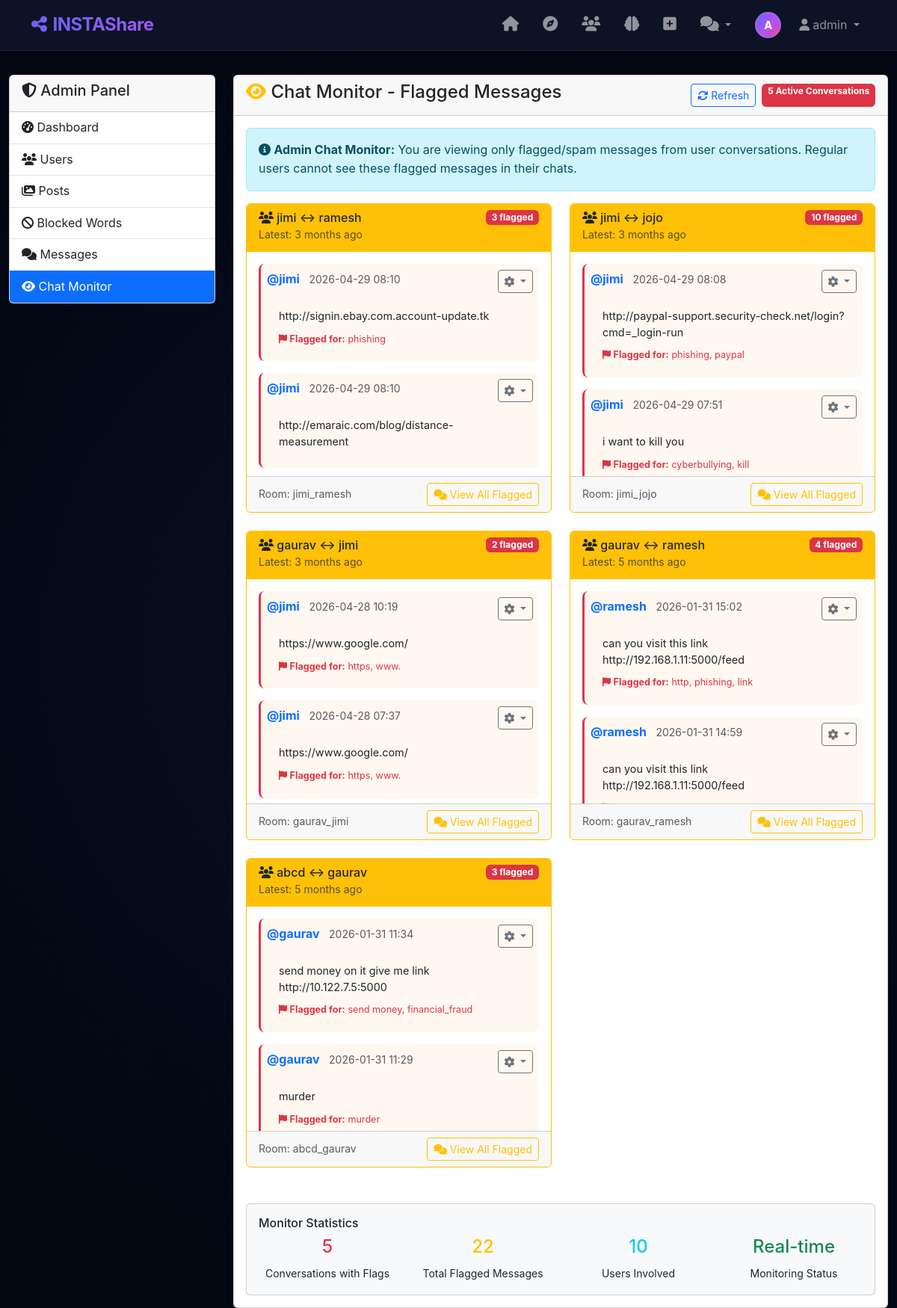
Page /admin/chat-monitor (signed in) on the committed database.
### app.py (models this page shows, shortened)
class User(UserMixin, db.Model):
    id = db.Column(db.Integer, primary_key=True)
    username = db.Column(db.String(20), nullable=False, unique=True)
    email = db.Column(db.String(120), unique=True, nullable=True)
    password = db.Column(db.String(80), nullable=False)
    bio = db.Column(db.Text, nullable=True)
    profile_pic = db.Column(db.String(200), default='default.jpg')
    is_private = db.Column(db.Boolean, default=False)
    is_admin = db.Column(db.Boolean, default=False)
    created_at = db.Column(db.DateTime, default=datetime.utcnow)
    last_seen = db.Column(db.DateTime, default=datetime.utcnow)
    posts = db.relationship('Post', backref='author', lazy='dynamic', cascade='all, delete-orphan')
    stories = db.relationship('Story', backref='author', lazy='dynamic', cascade='all, delete-orphan')
    comments = db.relationship('Comment', backref='author', lazy='dynamic', cascade='all, delete-orphan')
    messages = db.relationship('Message', backref='author', lazy='dynamic', cascade='all, delete-orphan', primaryjoin='User.id == Message.user_id')
    followed = db.relationship(
        'User', secondary=followers,
        primaryjoin=(followers.c.follower_id == id),
        secondaryjoin=(followers.c.followed_id == id),
        backref=db.backref('followers_users', lazy='dynamic'), lazy='dynamic')
    liked_posts = db.relationship(
        'Post', secondary=post_likes,
        backref=db.backref('liked_by', lazy='dynamic'), lazy='dynamic')

class Message(db.Model):
    id = db.Column(db.Integer, primary_key=True)
    content = db.Column(db.Text, nullable=False)
    timestamp = db.Column(db.DateTime, default=datetime.utcnow)
    user_id = db.Column(db.Integer, db.ForeignKey('user.id'), nullable=False)
    recipient_id = db.Column(db.Integer, db.ForeignKey('user.id'), nullable=True)  # Make nullable for group chats
    room = db.Column(db.String(100), nullable=False)
    is_flagged = db.Column(db.Boolean, default=False)
    flagged_keywords = db.Column(db.String(500))
    is_read = db.Column(db.Boolean, default=False)
    recipient = db.relationship('User', foreign_keys=[recipient_id], backref='received_messages')

### app.py (the view)
@app.route('/admin/chat-monitor')
@login_required
@admin_required
def admin_chat_monitor():
    flagged_messages = Message.query.filter_by(is_flagged=True).order_by(Message.timestamp.desc()).all()
    rooms_data = {}
    for message in flagged_messages:
        room = message.room
        if room not in rooms_data:
            rooms_data[room] = {
                'room_name': room,
                'participants': room.split('_'),
                'messages': [],
                'latest_message': None,
                'flagged_count': 0
            }
        rooms_data[room]['messages'].append(message)
        rooms_data[room]['flagged_count'] += 1
        if not rooms_data[room]['latest_message'] or message.timestamp > rooms_data[room]['latest_message'].timestamp:
            rooms_data[room]['latest_message'] = message
    rooms_list = list(rooms_data.values())
    rooms_list.sort(key=lambda x: x['latest_message'].timestamp if x['latest_message'] else datetime.min, reverse=True)
    return render_template('admin/chat_monitor.html', rooms=rooms_list)

### templates/admin/chat_monitor.html (shortened to what this page needs)
{% extends "base.html" %}
{% block content %}
<div class="container-fluid mt-4">
    <div class="row">
        <div class="col-md-3">
            <div class="card">
                <div class="card-header">
                    <h5><i class="fas fa-shield-alt"></i> Admin Panel</h5>
                </div>
                <div class="list-group list-group-flush">
                    <a href="{{ url_for('admin_dashboard') }}" class="list-group-item list-group-item-action">
                        <i class="fas fa-tachometer-alt"></i> Dashboard
                    </a>
                    <a href="{{ url_for('admin_users') }}" class="list-group-item list-group-item-action">
                        <i class="fas fa-users"></i> Users
                    </a>
                    <a href="{{ url_for('admin_posts') }}" class="list-group-item list-group-item-action">
                        <i class="fas fa-images"></i> Posts
                    </a>
                    <a href="{{ url_for('admin_blocked_words') }}" class="list-group-item list-group-item-action">
                        <i class="fas fa-ban"></i> Blocked Words
                    </a>
                    <a href="{{ url_for('admin_messages') }}" class="list-group-item list-group-item-action">
                        <i class="fas fa-comments"></i> Messages
                    </a>
                    <a href="{{ url_for('admin_chat_monitor') }}" class="list-group-item list-group-item-action active">
                        <i class="fas fa-eye"></i> Chat Monitor
                    </a>
                </div>
            </div>
        </div>
        <div class="col-md-9">
            <div class="card">
                <div class="card-header d-flex justify-content-between align-items-center">
                    <h4><i class="fas fa-eye text-warning"></i> Chat Monitor - Flagged Messages</h4>
                    <div class="d-flex gap-2">
                        <button class="btn btn-outline-primary btn-sm" onclick="refreshMonitor()">
                            <i class="fas fa-sync-alt"></i> Refresh
                        </button>
                        <span class="badge bg-danger">{{ rooms|length }} Active Conversations</span>
                    </div>
                </div>
                <div class="card-body">
                    {% if rooms %}
                        <div class="alert alert-info">
                            <i class="fas fa-info-circle"></i>
                            <strong>Admin Chat Monitor:</strong> You are viewing only flagged/spam messages from user conversations.
                            Regular users cannot see these flagged messages in their chats.
                        </div>
                        <div class="row">
                            {% for room in rooms %}
                            <div class="col-lg-6 mb-4">
                                <div class="card border-warning">
                                    <div class="card-header bg-warning text-dark">
                                        <div class="d-flex justify-content-between align-items-center">
                                            <h6 class="mb-0">
                                                <i class="fas fa-users"></i>
                                                {{ room.participants[0] }} ↔ {{ room.participants[1] }}
                                            </h6>
                                            <span class="badge bg-danger">{{ room.flagged_count }} flagged</span>
                                        </div>
                                        {% if room.latest_message %}
                                        <small class="text-muted">
                                            Latest: {{ moment(room.latest_message.timestamp).fromNow() }}
                                        </small>
                                        {% endif %}
                                    </div>
                                    <div class="card-body" style="max-height: 300px; overflow-y: auto;">
                                        {% for message in room.messages[:10] %}
                                        <div class="message-item mb-3 p-2 border-start border-danger border-3">
                                            <div class="d-flex justify-content-between align-items-start">
                                                <div class="flex-grow-1">
                                                    <strong class="text-primary">@{{ message.author.username }}</strong>
                                                    <small class="text-muted ms-2">
                                                        {{ message.timestamp.strftime('%Y-%m-%d %H:%M') }}
                                                    </small>
                                                </div>
                                                <div class="dropdown">
                                                    <button class="btn btn-sm btn-outline-secondary dropdown-toggle"
                                                            data-bs-toggle="dropdown">
                                                        <i class="fas fa-cog"></i>
                                                    </button>
                                                </div>
                                            </div>
                                            <div class="message-content mt-2">
                                                <p class="mb-1">{{ message.content }}</p>
                                                {% if message.flagged_keywords %}
                                                <div class="mt-2">
                                                    <small class="text-danger">
                                                        <i class="fas fa-flag"></i>
                                                        <strong>Flagged for:</strong> {{ message.flagged_keywords }}
                                                    </small>
                                                </div>
                                                {% endif %}
                                            </div>
                                        </div>
                                        {% endfor %}
                                    </div>
                                    <div class="card-footer">
                                        <div class="d-flex justify-content-between align-items-center">
                                            <small class="text-muted">
                                                Room: {{ room.room_name }}
                                            </small>
                                            <div>
                                                <button class="btn btn-sm btn-outline-warning"
                                                        onclick="viewFullConversation('{{ room.participants[0] }}', '{{ room.participants[1] }}')">
                                                    <i class="fas fa-comments"></i> View All Flagged
                                                </button>
                                            </div>
                                        </div>
                                    </div>
                                </div>
                            </div>
                            {% endfor %}
                        </div>
                        <div class="row mt-4">
                            <div class="col-12">
                                <div class="card bg-light">
                                    <div class="card-body">
                                        <h6>Monitor Statistics</h6>
                                        <div class="row">
                                            <div class="col-md-3">
                                                <div class="text-center">
                                                    <h4 class="text-danger">{{ rooms|length }}</h4>
                                                    <small>Conversations with Flags</small>
                                                </div>
                                            </div>
                                            <div class="col-md-3">
                                                <div class="text-center">
                                                    <h4 class="text-warning">{{ rooms|sum(attribute='flagged_count') }}</h4>
                                                    <small>Total Flagged Messages</small>
                                                </div>
                                            </div>
                                            <div class="col-md-3">
                                                <div class="text-center">
                                                    <h4 class="text-info">{{ rooms|length * 2 }}</h4>
                                                    <small>Users Involved</small>
                                                </div>
                                            </div>
                                            <div class="col-md-3">
                                                <div class="text-center">
                                                    <h4 class="text-success">Real-time</h4>
                                                    <small>Monitoring Status</small>
                                                </div>
                                            </div>
                                        </div>
                                    </div>
                                </div>
                            </div>
                        </div>
                    {% endif %}
                </div>
            </div>
        </div>
    </div>
</div>
{% endblock %}

### templates/base.html (shortened to what this page needs)
<!DOCTYPE html>
<html lang="en">
<head>
    <link href="https://cdn.jsdelivr.net/npm/bootstrap@5.3.0/dist/css/bootstrap.min.css" rel="stylesheet">
    <link rel="stylesheet" href="https://cdnjs.cloudflare.com/ajax/libs/font-awesome/6.4.0/css/all.min.css">
    <link rel="stylesheet" href="{{ url_for('static', filename='css/style.css') }}">
    <link href="https://unpkg.com/aos@2.3.1/dist/aos.css" rel="stylesheet">
</head>
<body>
    {% block navbar %}
    <nav class="navbar navbar-expand-lg navbar-dark navbar-glass fixed-top">
        <div class="container">
            <a class="navbar-brand fw-bold text-gradient" href="{{ url_for('home') }}">
                <i class="fas fa-share-nodes me-2"></i>INSTAShare
            </a>
            <div class="collapse navbar-collapse" id="navbarNav">
                <ul class="navbar-nav ms-auto align-items-center">
                    {% if current_user.is_authenticated %}
                    <li class="nav-item">
                        <a class="nav-link px-3" href="{{ url_for('feed') }}" title="Home">
                            <i class="fas fa-home fs-5"></i>
                        </a>
                    </li>
                    <li class="nav-item">
                        <a class="nav-link px-3" href="{{ url_for('explore') }}" title="Explore">
                            <i class="fas fa-compass fs-5"></i>
                        </a>
                    </li>
                    <li class="nav-item">
                        <a class="nav-link px-3" href="{{ url_for('people') }}" title="People">
                            <i class="fas fa-users fs-5"></i>
                        </a>
                    </li>
                    <li class="nav-item">
                        <a class="nav-link px-3" href="{{ url_for('xai_dashboard') }}" title="XAI Dashboard">
                            <i class="fas fa-brain fs-5"></i>
                        </a>
                    </li>
                    <li class="nav-item">
                        <a class="nav-link px-3" href="{{ url_for('upload_post') }}" title="Create Post">
                            <i class="fas fa-plus-square fs-5"></i>
                        </a>
                    </li>
                    <li class="nav-item dropdown">
                        <a class="nav-link px-3 dropdown-toggle" href="#" role="button" data-bs-toggle="dropdown">
                            <i class="fas fa-comments fs-5"></i>
                        </a>
                    </li>
                    <li class="nav-item">
                        <a class="nav-link px-3" href="{{ url_for('profile', username=current_user.username) }}">
                            <div class="user-avatar-nav">
                                {{ current_user.username[0].upper() }}
                            </div>
                        </a>
                    </li>
                    <li class="nav-item dropdown">
                        <a class="nav-link dropdown-toggle" href="#" role="button" data-bs-toggle="dropdown">
                            <i class="fas fa-user me-1"></i>{{ current_user.username }}
                        </a>
                    </li>
                    {% endif %}
                </ul>
            </div>
        </div>
    </nav>
    {% endblock %}
    <main class="main-content">
        {% block content %}{% endblock %}
    </main>
</body>
</html>

### rows in the picture
User: username "A", username "admin"
Message: participants "jimi", participants "ramesh", flagged_count "3", timestamp "3 months ago", author.username "jimi", timestamp "2026-04-29 08:10", content "http://signin.ebay.com.account-update.tk", flagged_keywords "phishing", room_name "jimi_ramesh"
Message: author.username "jimi", timestamp "2026-04-29 08:10", content "http://emaraic.com/blog/distance-measurement"
Message: participants "jimi", participants "jojo", flagged_count "10", timestamp "3 months ago", author.username "jimi", timestamp "2026-04-29 08:08", content "http://paypal-support.security-check.net/login?cmd=_login-run", flagged_keywords "phishing, paypal", room_name "jimi_jojo"
Message: author.username "jimi", timestamp "2026-04-29 07:51", content "i want to kill you", flagged_keywords "cyberbullying, kill"
Message: participants "gaurav", participants "jimi", flagged_count "2", timestamp "3 months ago", author.username "jimi", timestamp "2026-04-28 10:19", content "https://www.google.com/", flagged_keywords "https, www.", room_name "gaurav_jimi"
Message: author.username "jimi", timestamp "2026-04-28 07:37", content "https://www.google.com/", flagged_keywords "https, www."
Message: participants "gaurav", participants "ramesh", flagged_count "4", timestamp "5 months ago", author.username "ramesh", timestamp "2026-01-31 15:02", content "can you visit this link http://192.168.1.11:5000/feed", flagged_keywords "http, phishing, link", room_name "gaurav_ramesh"
Message: author.username "ramesh", timestamp "2026-01-31 14:59", content "can you visit this link http://192.168.1.11:5000/feed"
Message: participants "abcd", participants "gaurav", flagged_count "3", timestamp "5 months ago", author.username "gaurav", timestamp "2026-01-31 11:34", content "send money on it give me link http://10.122.7.5:5000", flagged_keywords "send money, financial_fraud", room_name "abcd_gaurav"
Message: author.username "gaurav", timestamp "2026-01-31 11:29", content "murder", flagged_keywords "murder"

### other values in the picture
{{ rooms|length }} "5"
{{ rooms|sum(attribute='flagged_count') }} "22"
{{ rooms|length * 2 }} "10"
